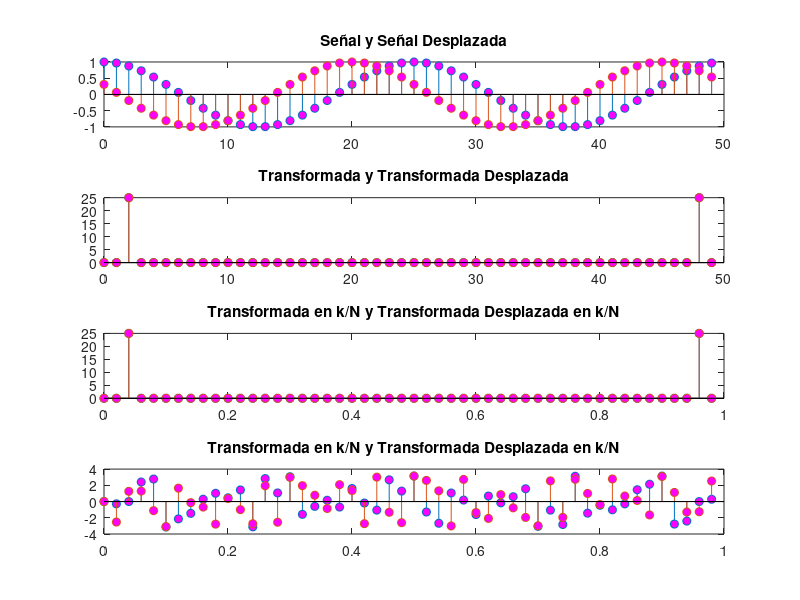

Write MATLAB code to recreate this figure.
#Inicializamos
close all
clear all
clc

#Numero de muestras
N=50;
#Rango
n=0:N-1;
#Valor de K
k=n;
#Frecuencia discreta
f=2/N;

#Señal tipica
senal=cos(2*pi*f*n);
#Transformada de la señal
transSenal=fft(senal);

#Generamos la señal desplazada en 20 muestras
desplazamiento=20;
senalDesplazada=circshift(senal,desplazamiento);
#Transformada de la señal desplazada
transDesplazada=fft(senalDesplazada);

#Representamos al señal
figure('name','Desplazamiento Temporal.','NumberTitle','off');
subplot(411);
stem(n,senal, "markerfacecolor", [1 0 1]);
hold on;
stem(n,senalDesplazada, "markerfacecolor", [1 0 1]);
title ("Señal y Señal Desplazada");
hold off;

#Representamos el modulo de la transformada en k
subplot(412);
stem(k,abs(transSenal), "markerfacecolor", [1 0 1]);
hold on;
stem(k,abs(transDesplazada), "markerfacecolor", [1 0 1]);
title ("Transformada y Transformada Desplazada");
hold off;

#Representamos el modulo de la transformada en k/N
subplot(413);
stem(k/N,abs(transSenal), "markerfacecolor", [1 0 1]);
#Representamos la fase
hold on;
stem(k/N,abs(transDesplazada), "markerfacecolor", [1 0 1]);
title ("Transformada en k/N y Transformada Desplazada en k/N");
hold off;

#Representamos el modulo de la transformada en k/N para la fase
subplot(414);
stem(k/N,angle(transSenal), "markerfacecolor", [1 0 1]);
#Representamos la fase
hold on;
stem(k/N,angle(transDesplazada), "markerfacecolor", [1 0 1]);
title ("Transformada en k/N y Transformada Desplazada en k/N");
hold off;



